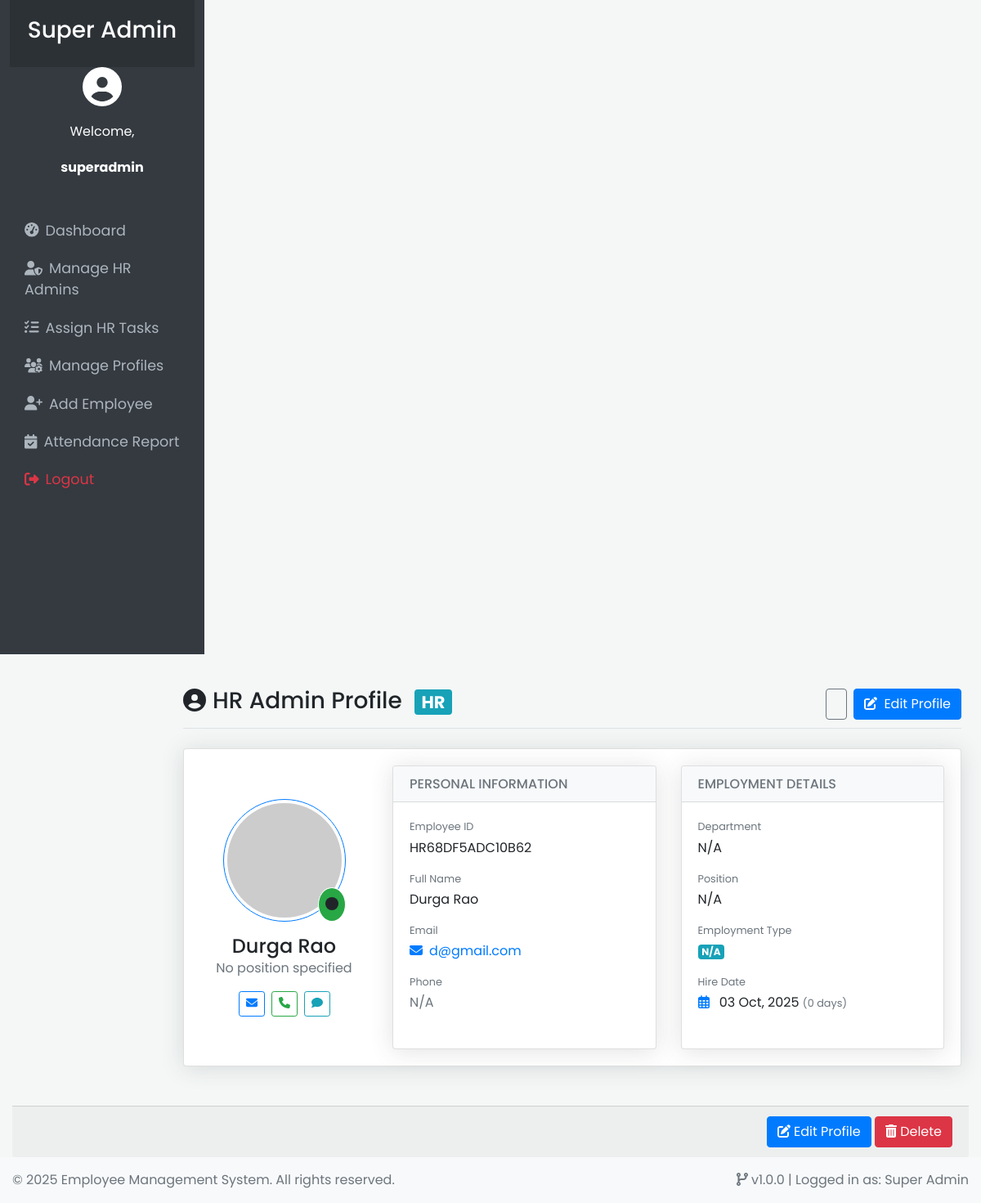
/pages/view_profile.php?type=hr&id=HR68DF5ADC10B62 (signed in), run on the app's committed database.
### tables this page shows
CREATE TABLE `users` (
  `id` int(11) NOT NULL,
  `username` varchar(50) NOT NULL,
  `password` varchar(255) NOT NULL,
  `role` enum('Super Admin','HR Admin','Employee') NOT NULL,
  `employee_id` varchar(20) DEFAULT NULL
);

CREATE TABLE `employees` (
  `id` int(11) NOT NULL,
  `employee_id` varchar(20) NOT NULL,
  `first_name` varchar(50) NOT NULL,
  `last_name` varchar(50) NOT NULL,
  `email` varchar(100) NOT NULL,
  `phone` varchar(20) DEFAULT NULL,
  `address` text DEFAULT NULL,
  `hire_date` date NOT NULL,
  `department` varchar(100) DEFAULT NULL,
  `position` varchar(100) DEFAULT NULL
);

### pages/view_profile.php (the view, shortened to what this page needs)
<?php
require_once '../config/config.php';
$id = $_GET['id'];
$type = $_GET['type'];
$profile = [];
$page_title = ($type === 'hr') ? 'HR Admin Profile' : 'Employee Profile';
include_once 'templates/header.php';
try {
    $sql = "SELECT e.*, u.username, u.role, 'active' as status
            FROM employees e
            JOIN users u ON e.employee_id = u.employee_id
            WHERE e.employee_id = ? AND u.role = ?";
    $role = ($type === 'hr') ? 'HR Admin' : 'Employee';
    $stmt = $pdo->prepare($sql);
    $stmt->execute([$id, $role]);
    $profile = $stmt->fetch(PDO::FETCH_ASSOC);
} catch(PDOException $e) {
    $_SESSION['error'] = "Database error: " . $e->getMessage();
    header("location: manage_profiles.php");
    exit;
} catch(Exception $e) {
    $_SESSION['error'] = $e->getMessage();
    header("location: manage_profiles.php");
    exit;
}
?>
<div class="container-fluid">
    <div class="row">
        <?php include 'templates/sidebar.php'; ?>
    <link rel="stylesheet" href="https://stackpath.bootstrapcdn.com/bootstrap/4.5.2/css/bootstrap.min.css">
    <link rel="stylesheet" href="https://cdnjs.cloudflare.com/ajax/libs/font-awesome/5.15.4/css/all.min.css">
    <link rel="stylesheet" href="../assets/css/style.css">
        <main class="col-md-9 ms-sm-auto col-lg-10 px-md-4 py-4">
            <div class="d-flex justify-content-between flex-wrap flex-md-nowrap align-items-center pt-3 pb-2 mb-4 border-bottom">
                <h1 class="h3">
                    <i class="fas fa-user-circle me-2"></i><?php echo $page_title; ?>
                    <span class="badge bg-<?php echo $type === 'hr' ? 'info' : 'primary'; ?> ms-2">
                        <?php echo strtoupper($type); ?>
                    </span>
                </h1>
                <div class="btn-toolbar mb-2 mb-md-0">
                    <a href="manage_profiles.php" class="btn btn-outline-secondary me-2">
                    </a>
                    <a href="edit_<?php echo $type; ?>.php?id=<?php echo $id; ?>" class="btn btn-primary">
                        <i class="fas fa-edit me-1"></i> Edit Profile
                    </a>
                </div>
            </div>
                    <div class="card mb-4">
                        <div class="card-body">
                            <div class="row align-items-center">
                                <div class="col-md-3 text-center">
                                    <?php
                                    $profile_image = !empty($profile['profile_image'])
                                        ? '../uploads/profiles/' . $profile['profile_image']
                                        : 'https://ui-avatars.com/api/?name=' . urlencode($profile['first_name'] . '+' . $profile['last_name']) . '&background=random&size=200';
                                    ?>
                                    <div class="position-relative d-inline-block">
                                        <img src="<?php echo $profile_image; ?>"
                                             alt="Profile Image"
                                             class="img-thumbnail rounded-circle border-primary"
                                             style="width: 150px; height: 150px; object-fit: cover;">
                                        <span class="position-absolute bottom-0 end-0 bg-<?php echo ($profile['status'] ?? 'active') === 'active' ? 'success' : 'danger'; ?> p-2 rounded-circle border border-3 border-white">
                                            <i class="fas fa-circle"></i>
                                        </span>
                                    </div>
                                    <h4 class="mt-3 mb-0"><?php echo htmlspecialchars($profile['first_name'] . ' ' . $profile['last_name']); ?></h4>
                                    <p class="text-muted"><?php echo htmlspecialchars($profile['position'] ?? 'No position specified'); ?></p>
                                    <div class="d-flex justify-content-center gap-2">
                                        <a href="mailto:<?php echo htmlspecialchars($profile['email']); ?>" class="btn btn-sm btn-outline-primary" data-bs-toggle="tooltip" title="Send Email">
                                            <i class="fas fa-envelope"></i>
                                        </a>
                                        <a href="tel:<?php echo htmlspecialchars($profile['phone_number'] ?? ''); ?>" class="btn btn-sm btn-outline-success" data-bs-toggle="tooltip" title="Call">
                                            <i class="fas fa-phone"></i>
                                        </a>
                                        <a href="#" class="btn btn-sm btn-outline-info" data-bs-toggle="tooltip" title="Send Message">
                                            <i class="fas fa-comment"></i>
                                        </a>
                                    </div>
                                </div>
                                <div class="col-md-9">
                                    <div class="row g-3">
                                        <div class="col-md-6">
                                            <div class="card h-100">
                                                <div class="card-header bg-light">
                                                    <h6 class="text-uppercase text-muted mb-0">Personal Information</h6>
                                                </div>
                                                <div class="card-body">
                                                    <dl class="mb-0">
                                                        <dt class="small text-muted mb-1">Employee ID</dt>
                                                        <dd class="mb-3"><?php echo htmlspecialchars($profile['employee_id']); ?></dd>
                                                        <dt class="small text-muted mb-1">Full Name</dt>
                                                        <dd class="mb-3"><?php echo htmlspecialchars($profile['first_name'] . ' ' . $profile['last_name']); ?></dd>
                                                        <dt class="small text-muted mb-1">Email</dt>
                                                        <dd class="mb-3">
                                                            <a href="mailto:<?php echo htmlspecialchars($profile['email']); ?>" class="text-decoration-none">
                                                                <i class="fas fa-envelope me-2 text-primary"></i><?php echo htmlspecialchars($profile['email']); ?>
                                                            </a>
                                                        </dd>
                                                        <dt class="small text-muted mb-1">Phone</dt>
                                                        <dd class="mb-0">
                                                            <?php if (!empty($profile['phone_number'])): ?>
                                                                <a href="tel:<?php echo htmlspecialchars($profile['phone_number']); ?>" class="text-decoration-none">
                                                                    <i class="fas fa-phone me-2 text-success"></i><?php echo htmlspecialchars($profile['phone_number']); ?>
                                                                </a>
                                                            <?php else: ?>
                                                                <span class="text-muted">N/A</span>
                                                            <?php endif; ?>
                                                        </dd>
                                                    </dl>
                                                </div>
                                            </div>
                                        </div>
                                        <div class="col-md-6">
                                            <div class="card h-100">
                                                <div class="card-header bg-light">
                                                    <h6 class="text-uppercase text-muted mb-0">Employment Details</h6>
                                                </div>
                                                <div class="card-body">
                                                    <dl class="mb-0">
                                                        <dt class="small text-muted mb-1">Department</dt>
                                                        <dd class="mb-3"><?php echo !empty($profile['department']) ? htmlspecialchars($profile['department']) : 'N/A'; ?></dd>
                                                        <dt class="small text-muted mb-1">Position</dt>
                                                        <dd class="mb-3"><?php echo !empty($profile['position']) ? htmlspecialchars($profile['position']) : 'N/A'; ?></dd>
                                                        <dt class="small text-muted mb-1">Employment Type</dt>
                                                        <dd class="mb-3">
                                                            <span class="badge bg-<?php echo ($profile['employment_type'] ?? '') === 'Full Time' ? 'primary' : 'info'; ?>">
                                                                <?php echo !empty($profile['employment_type']) ? htmlspecialchars($profile['employment_type']) : 'N/A'; ?>
                                                            </span>
                                                        </dd>
                                                        <dt class="small text-muted mb-1">Hire Date</dt>
                                                        <dd class="mb-0">
                                                            <?php if (!empty($profile['hire_date'])): ?>
                                                                <i class="far fa-calendar-alt me-2 text-primary"></i>
                                                                <?php echo date('d M, Y', strtotime($profile['hire_date'])); ?>
                                                                <small class="text-muted">
                                                                    (<?php echo floor((time() - strtotime($profile['hire_date'])) / (365*60*60*24)); ?> days)
                                                                </small>
                                                            <?php else: ?>
                                                                N/A
                                                            <?php endif; ?>
                                                        </dd>
                                                    </dl>
                                                </div>
                                            </div>
                                        </div>
                                    </div>
                                </div>
                            </div>
                        </div>
                    </div>
                </div>
                <div class="card-footer text-end">
                    <a href="edit_<?php echo $type; ?>.php?id=<?php echo $id; ?>" class="btn btn-primary">
                        <i class="fas fa-edit"></i> Edit Profile
                    </a>
                    <a href="#" class="btn btn-danger" data-bs-toggle="modal" data-bs-target="#deleteModal">
                        <i class="fas fa-trash-alt"></i> Delete
                    </a>
                </div>
            </div>
    </div>
<?php include_once 'templates/footer.php'; ?>

### assets/css/style.css (style rules this page uses)
body { font-family: 'Poppins', sans-serif; background-color: #f4f7f6; }

### pages/templates/header.php (style rules this page uses)
:root { --primary-color: #4e73df; --secondary-color: #858796; --success-color: #1cc88a; --info-color: #36b9cc; --warning-color: #f6c23e; --danger-color: #e74a3b; --light-color: #f8f9fc; --dark-color: #5a5c69; }
body { font-family: 'Nunito', -apple-system, BlinkMacSystemFont, 'Segoe UI', Roboto, 'Helvetica Neue', Arial, sans-serif; background-color: #f8f9fc; color: #333; }
.card { border: none; border-radius: 0.35rem; box-shadow: 0 0.15rem 1.75rem 0 rgba(58, 59, 69, 0.15); margin-bottom: 1.5rem; }
.card-header { background-color: #f8f9fc; border-bottom: 1px solid #e3e6f0; padding: 1rem 1.25rem; }
.btn-primary { background-color: var(--primary-color); border-color: var(--primary-color); }
.badge { font-weight: 500; padding: 0.35em 0.65em; }

### data on the page
users: employees.first_name+last_name "Durga Rao", employees.position "No position specified", employees.employee_id "HR68DF5ADC10B62", employees.email "d@gmail.com", employees.hire_date "03 Oct, 2025"

### other printed values
$role "Super Admin"
$_SESSION['username'] "superadmin"
$page_title "HR Admin Profile"
$type "HR"
$_SESSION['role'] "Super Admin"
